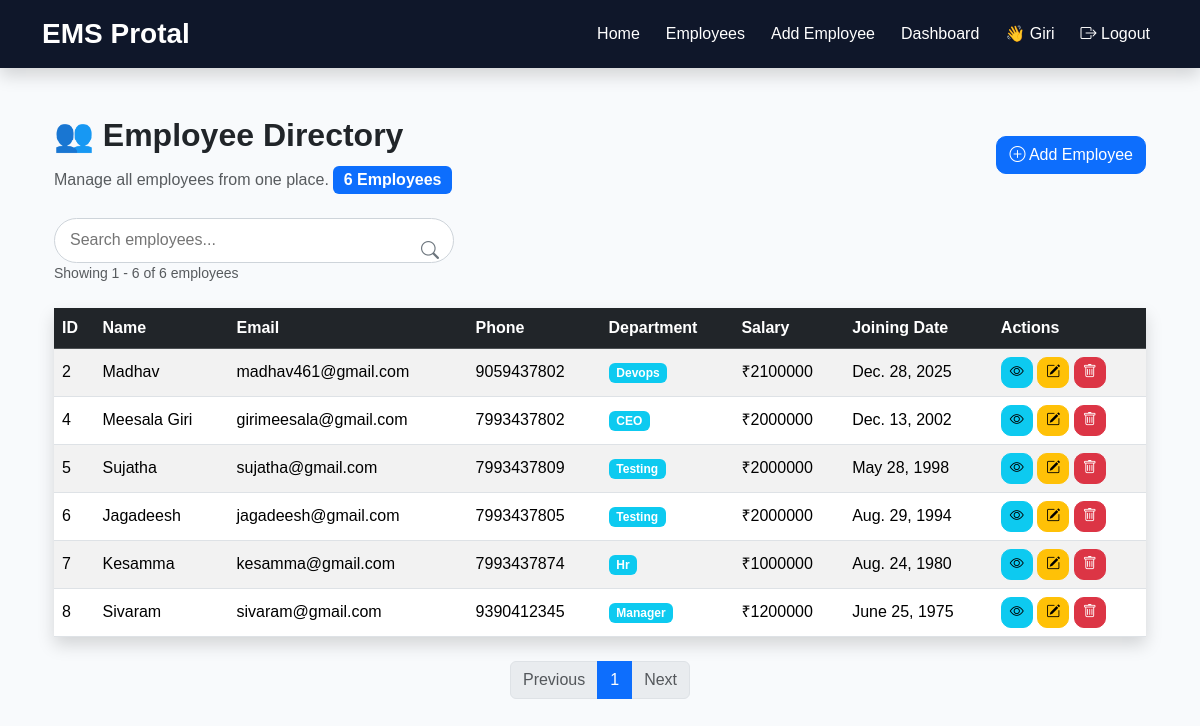
/employees/ (signed in), run on an earlier commit of the app's database.
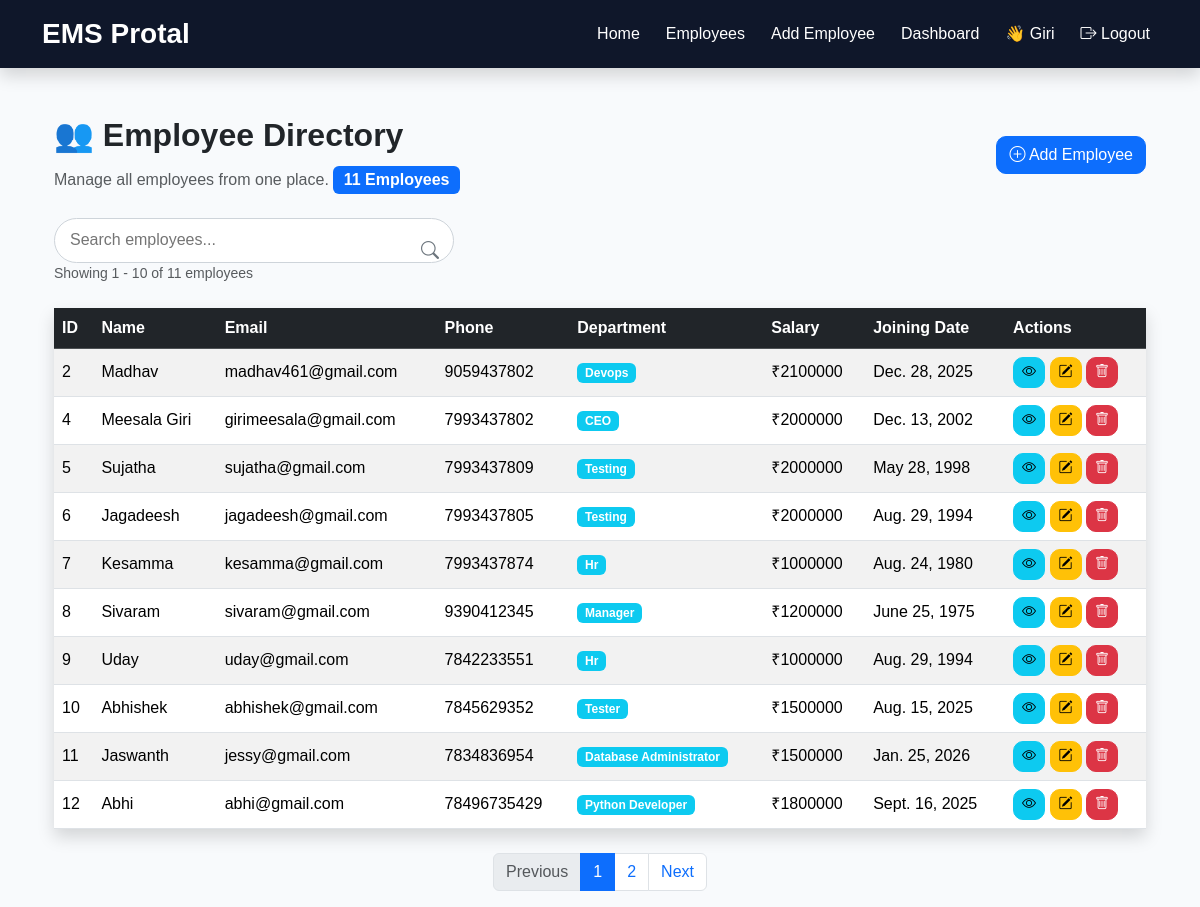
And on a later commit of the database.
### employee/models.py (models this page shows, shortened)
class Employee(models.Model):
    name = models.CharField(max_length=100)
    email = models.EmailField(unique=True)
    phone = models.CharField(max_length=15)
    department = models.CharField(max_length=50)
    salary = models.DecimalField(max_digits=10, decimal_places=2)
    joining_date = models.DateField()
    photo = models.ImageField(
        upload_to="employee_photos/",
        blank=True,
        null=True
    )

### employee/views.py (the view)
# urls.py: path("employees/", views.employee_list, name="employee_list"),
@login_required
def employee_list(request):
    search = request.GET.get("search")
    if search:
        employees = Employee.objects.filter(
            Q(name__icontains=search) |
            Q(email__icontains=search) |
            Q(department__icontains=search)
        )
    else:
        employees = Employee.objects.all()
    total_employees = employees.count()
    paginator = Paginator(employees, 10)
    page_number = request.GET.get("page")
    page_obj = paginator.get_page(page_number)
    return render(request, "employee_list.html", {
        "page_obj": page_obj,
        "total_employees": total_employees,
        "search": search,
    })

### templates/employee_list.html (shortened to what this page needs)
{% extends "base.html" %}
{% block content %}
<div class="container mt-5">
    <div class="d-flex justify-content-between align-items-center mb-4">
        <div>
            <h2 class="fw-bold mb-1">
                👥 Employee Directory
            </h2>
            <p class="text-muted mb-0">
                Manage all employees from one place.
                <span class="badge bg-primary fs-6 mt-2">
                    {{ total_employees }} Employees
                </span>
            </p>
        </div>
        <a href="{% url 'add_employee' %}" class="btn btn-primary">
            <i class="bi bi-plus-circle"></i>
            Add Employee
        </a>
    </div>
    <form method="GET" class="mb-4">
        <div class="search-box">
            <input
                type="text"
                name="search"
                class="search-input"
                placeholder="Search employees..."
                value="{{ request.GET.search }}">
            <div class="d-flex justify-content-between align-items-center mb-3">
                <small class="text-muted">
                    Showing
                    {{ page_obj.start_index }}
                    -
                    {{ page_obj.end_index }}
                    of
                    {{ page_obj.paginator.count }}
                    employees
                </small>
            </div>
            {% if request.GET.search %}
                <a href="{% url 'employee_list' %}" class="search-icon">
                    <i class="bi bi-x-circle-fill"></i>
                </a>
            {% else %}
                <button type="submit" class="search-icon">
                    <i class="bi bi-search"></i>
                </button>
            {% endif %}
        </div>
    </form>
    <table class="table table-hover table-striped align-middle shadow">
        <thead class="table-dark">
            <tr>
                <th>ID</th>
                <th>Name</th>
                <th>Email</th>
                <th>Phone</th>
                <th>Department</th>
                <th>Salary</th>
                <th>Joining Date</th>
                <th>Actions</th>
            </tr>
        </thead>
        <tbody>
            {% for employee in page_obj %}
            <tr>
                <td>{{ employee.id }}</td>
                <td>{{ employee.name }}</td>
                <td>{{ employee.email }}</td>
                <td>{{ employee.phone }}</td>
                <td>
                    <span class="badge bg-info">
                        {{ employee.department }}
                    </span>
                </td>
                <td>₹{{ employee.salary|floatformat:0 }}</td>
                <td>{{ employee.joining_date }}</td>
                <td>
                    <a href="{% url 'employee_details' employee.id %}"
                        class="btn btn-info btn-sm"
                        title="View">
                        <i class="bi bi-eye"></i>
                    </a>
                    <a href="{% url 'edit_employee' employee.id %}"
                        class="btn btn-warning btn-sm"
                        title="Edit">
                        <i class="bi bi-pencil-square"></i>
                    </a>
                    <a href="{% url 'delete_employee' employee.id %}"
                        class="btn btn-danger btn-sm"
                        title="Delete">
                        <i class="bi bi-trash"></i>
                    </a>
                </td>
            </tr>
            {% endfor %}
        </tbody>
    </table>
    <nav class="mt-4">
        <ul class="pagination justify-content-center">
            {% if page_obj.has_previous %}
            <li class="page-item">
                <a class="page-link"
                    href="?page={{ page_obj.previous_page_number }}{% if request.GET.search %}&search={{ request.GET.search }}{% endif %}">
                    Previous
                </a>
            </li>
            {% else %}
            <li class="page-item disabled">
                <span class="page-link">Previous</span>
            </li>
            {% endif %}
            {% for page in page_obj.paginator.page_range %}
            <li class="page-item {% if page == page_obj.number %}active{% endif %}">
                <a class="page-link"
                    href="?page={{ page }}{% if request.GET.search %}&search={{ request.GET.search }}{% endif %}">
                    {{ page }}
                </a>
            </li>
            {% endfor %}
            {% if page_obj.has_next %}
            <li class="page-item">
                <a class="page-link"
                    href="?page={{ page_obj.next_page_number }}{% if request.GET.search %}&search={{ request.GET.search }}{% endif %}">
                    Next
                </a>
            </li>
            {% else %}
            <li class="page-item disabled">
                <span class="page-link">Next</span>
            </li>
            {% endif %}
        </ul>
    </nav>
</div>
{% endblock %}

### templates/base.html (shortened to what this page needs)
{% load static %}
<!DOCTYPE html>
<html lang="en">
    <head>
        <link href="https://cdn.jsdelivr.net/npm/bootstrap@5.3.3/dist/css/bootstrap.min.css" rel="stylesheet">
        <link rel="stylesheet"
            href="https://cdn.jsdelivr.net/npm/bootstrap-icons@1.11.3/font/bootstrap-icons.min.css">
        <link rel="stylesheet" href="{% static 'css/style.css' %}">
    </head>
    <body>
        <nav class="navbar navbar-expand-lg navbar-dark bg-dark shadow">
            <div class="container">
                <a class="navbar-brand fw-bold" href="/">
                    EMS Protal
                </a>
                <div class="collapse navbar-collapse" id="navbarNav">
                    <ul class="navbar-nav ms-auto">
                        {% if user.is_authenticated %}
                        <li class="nav-item">
                            <a class="nav-link" href="{% url 'home' %}">Home</a>
                        </li>
                        <li class="nav-item">
                            <a class="nav-link" href="{% url 'employee_list' %}">Employees</a>
                        </li>
                        <li class="nav-item">
                            <a class="nav-link" href="{% url 'add_employee' %}">Add Employee</a>
                        </li>
                        <li class="nav-item">
                            <a class="nav-link" href="{% url 'dashboard' %}">Dashboard</a>
                        </li>
                        <li class="nav-item">
                            <span class="nav-link">
                                👋 {{ user.username }}
                            </span>
                        </li>
                        <li class="nav-item">
                            <a class="nav-link"
                                href="#"
                                data-bs-toggle="modal"
                                data-bs-target="#logoutModal">
                                <i class="bi bi-box-arrow-right"></i>
                                Logout
                            </a>
                        </li>
                    {% endif %}
                    </ul>
                </div>
            </div>
        </nav>
        <main class="container mt-5">
            {% block content %}
            {% endblock %}
        </main>
    </body>
</html>

### static/css/style.css (style rules this page uses)
* { margin:0; padding:0; box-sizing:border-box; }
body { background:#F8FAFC; font-family:Arial, Helvetica, sans-serif; }
.navbar { background:#0F172A !important; }
.navbar-brand { font-size:28px; font-weight:bold; }
.nav-link { color:white !important; margin-left:10px; }
.btn { border-radius:10px; }
.search-box { position: relative; width: 400px; }
.search-input { width: 100%; height: 45px; padding: 0 45px 0 15px; border: 1px solid #ced4da; border-radius: 25px; outline: none; font-size: 16px; }
.search-icon { position: absolute; right: 15px; top: 50%; transform: translateY(-50%); background: none; border: none; color: #6c757d; text-decoration: none; cursor: pointer; font-size: 18px; }

What changed in the data, as far as the page shows it:
added Employee: id "9", name "Uday", email "uday@gmail.com", phone "7842233551", department "Hr", salary "1000000", joining_date "Aug. 29, 1994"
added Employee: id "10", name "Abhishek", email "abhishek@gmail.com", phone "7845629352", department "Tester", salary "1500000", joining_date "Aug. 15, 2025"
added Employee: id "11", name "Jaswanth", email "jessy@gmail.com", phone "7834836954", department "Database Administrator", salary "1500000", joining_date "Jan. 25, 2026"
added Employee: id "12", name "Abhi", email "abhi@gmail.com", phone "78496735429", department "Python Developer", salary "1800000", joining_date "Sept. 16, 2025"
Also different on the page:
{{ total_employees }}: "6" → "11"
{{ page_obj.end_index }}: "6" → "10"
{{ page_obj.paginator.count }}: "6" → "11"
new list line: "2"
